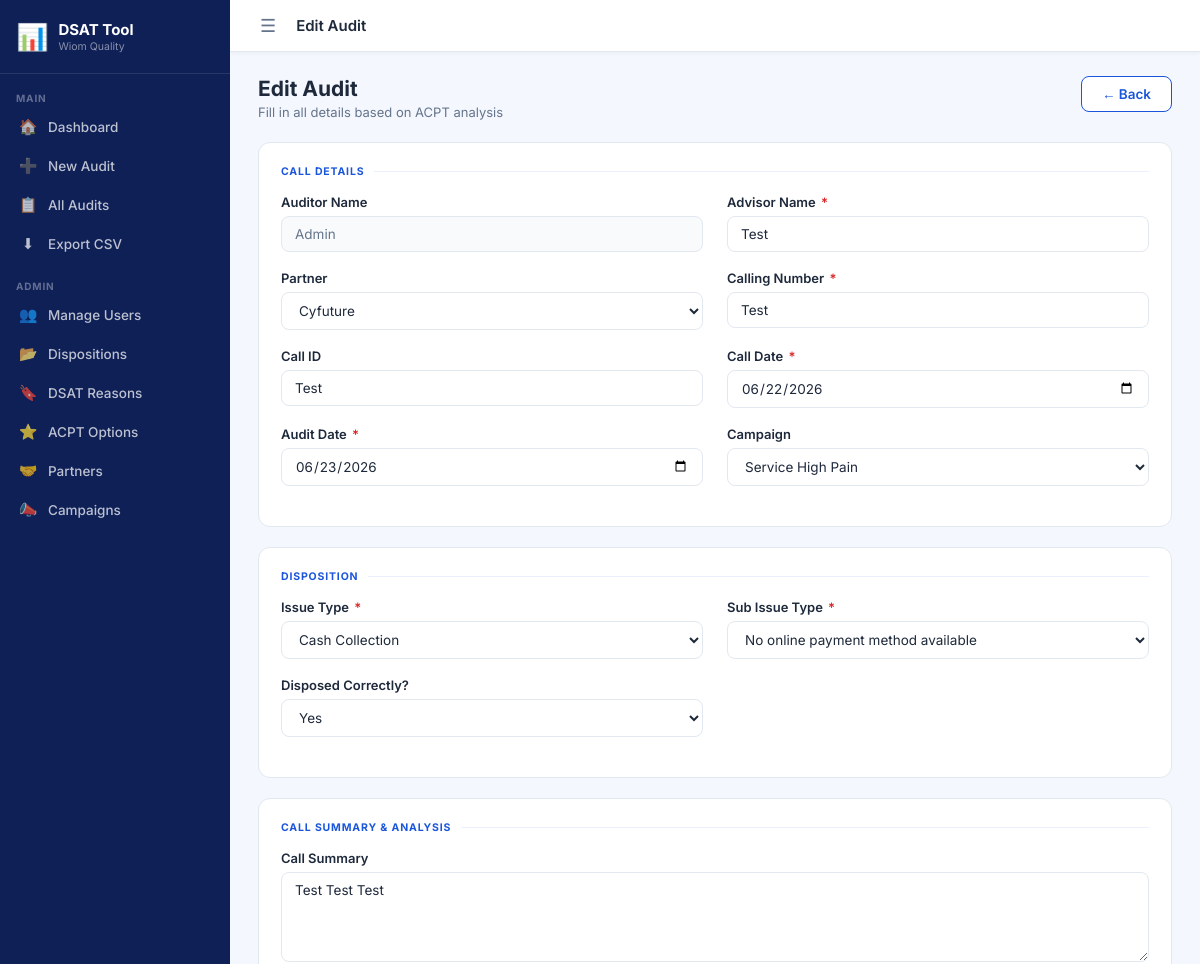
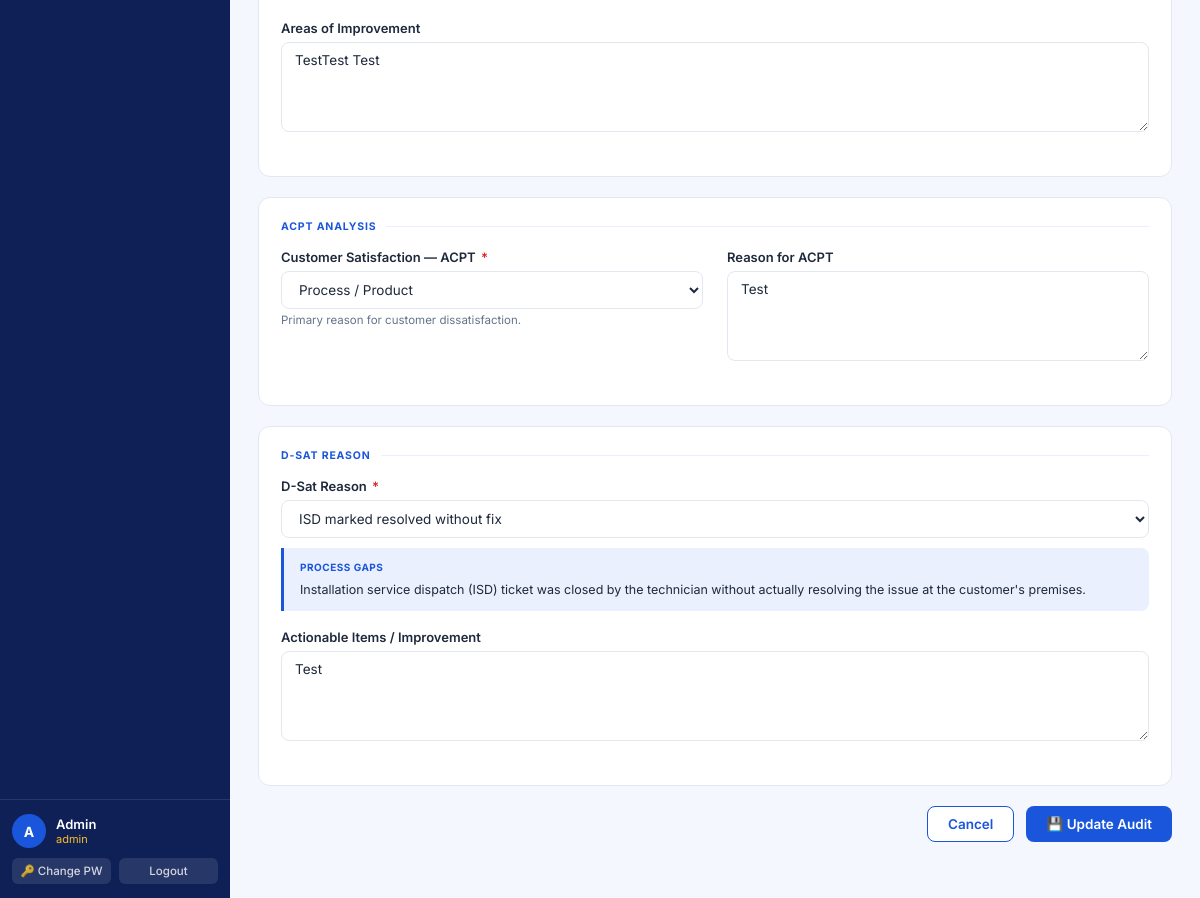
/audit/1/edit (signed in), run on the app's committed database (2 pictures, top to bottom).
### tables this page shows
CREATE TABLE audits (
            id INTEGER PRIMARY KEY AUTOINCREMENT,
            advisor_name TEXT,
            partner TEXT,
            calling_number TEXT,
            auditor_id INTEGER,
            call_date TEXT,
            audit_date TEXT,
            call_id TEXT,
            campaign TEXT,
            issue_type TEXT,
            sub_issue_type TEXT,
            disposed_correctly TEXT,
            call_summary TEXT,
            areas_of_improvement TEXT,
            acpt TEXT,
            reason_for_acpt TEXT,
            dsat_reason TEXT,
            actionable_items TEXT,
            created_at TEXT DEFAULT CURRENT_TIMESTAMP,
            FOREIGN KEY(auditor_id) REFERENCES users(id)
        );

CREATE TABLE partner_options (
            id INTEGER PRIMARY KEY AUTOINCREMENT,
            label TEXT NOT NULL UNIQUE
        );

CREATE TABLE campaign_options (
            id INTEGER PRIMARY KEY AUTOINCREMENT,
            label TEXT NOT NULL UNIQUE
        );

CREATE TABLE acpt_options (
            id INTEGER PRIMARY KEY AUTOINCREMENT,
            label TEXT NOT NULL UNIQUE
        );

CREATE TABLE dsat_reasons (
            id INTEGER PRIMARY KEY AUTOINCREMENT,
            category TEXT NOT NULL,
            reason TEXT NOT NULL,
            description TEXT
        );

### app.py (the view, shortened to what this page needs)
@app.route('/audit/<int:audit_id>/edit', methods=['GET', 'POST'])
@login_required
def edit_audit(audit_id):
    conn = get_db()
    audit = conn.execute("SELECT * FROM audits WHERE id=?", (audit_id,)).fetchone()
    if not audit:
        conn.close()
        flash('Audit not found.', 'error')
        return redirect(url_for('all_audits'))
    if session['role'] != 'admin' and audit['auditor_id'] != session['user_id']:
        conn.close()
        flash('Access denied.', 'error')
        return redirect(url_for('all_audits'))
    issue_types = conn.execute("SELECT DISTINCT issue_type FROM dispositions ORDER BY issue_type").fetchall()
    dsat_reasons = conn.execute("SELECT * FROM dsat_reasons ORDER BY category, reason").fetchall()
    acpt_options = conn.execute("SELECT * FROM acpt_options ORDER BY label").fetchall()
    partner_options = conn.execute("SELECT * FROM partner_options ORDER BY label").fetchall()
    campaign_options = conn.execute("SELECT * FROM campaign_options ORDER BY label").fetchall()
    conn.close()
    return render_template('audit_form.html',
        issue_types=issue_types, dsat_reasons=dsat_reasons,
        acpt_options=acpt_options, partner_options=partner_options,
        campaign_options=campaign_options, audit=audit,
        today=date.today().isoformat())

### app.py (called while the page is built)
def get_db():
    conn = sqlite3.connect(DB)
    conn.row_factory = sqlite3.Row
    return conn

def login_required(f):
    @wraps(f)
    def decorated(*args, **kwargs):
        if 'user_id' not in session:
            return redirect(url_for('login'))
        return f(*args, **kwargs)
    return decorated

### templates/audit_form.html (shortened to what this page needs)
{% extends "base.html" %}
{% block page_heading %}{{ 'Edit Audit' if audit else 'New DSAT Audit' }}{% endblock %}
{% block content %}
<div class="page-header">
  <div>
    <div class="page-title">{{ 'Edit Audit' if audit else 'New DSAT Audit' }}</div>
    <div class="page-subtitle">Fill in all details based on ACPT analysis</div>
  </div>
  <a href="{{ url_for('all_audits') }}" class="btn btn-outline">← Back</a>
</div>
<form method="POST">
  <div class="card">
    <div class="section-label">Call Details</div>
    <div class="form-grid">
      <div class="form-group">
        <label>Auditor Name</label>
        <input type="text" class="form-control" value="{{ session.user_name }}" readonly>
      </div>
      <div class="form-group">
        <label>Advisor Name <span class="required">*</span></label>
        <input type="text" name="advisor_name" class="form-control" required
          value="{{ audit.advisor_name if audit else '' }}" placeholder="Full name of advisor">
      </div>
      <div class="form-group">
        <label>Partner</label>
        <select name="partner" class="form-control">
          {% for p in partner_options %}
          <option value="{{ p.label }}" {% if audit and audit.partner == p.label %}selected{% endif %}>{{ p.label }}</option>
          {% endfor %}
        </select>
      </div>
      <div class="form-group">
        <label>Calling Number <span class="required">*</span></label>
        <input type="text" name="calling_number" class="form-control" required
          value="{{ audit.calling_number if audit else '' }}" placeholder="Customer mobile number">
      </div>
      <div class="form-group">
        <label>Call ID</label>
        <input type="text" name="call_id" class="form-control"
          value="{{ audit.call_id if audit else '' }}" placeholder="Call recording ID">
      </div>
      <div class="form-group">
        <label>Call Date <span class="required">*</span></label>
        <input type="date" name="call_date" class="form-control" required
          value="{{ audit.call_date if audit else '' }}">
      </div>
      <div class="form-group">
        <label>Audit Date <span class="required">*</span></label>
        <input type="date" name="audit_date" class="form-control" required
          value="{{ audit.audit_date if audit else today }}">
      </div>
      <div class="form-group">
        <label>Campaign</label>
        <select name="campaign" class="form-control">
          {% for c in campaign_options %}
          <option value="{{ c.label }}" {% if audit and audit.campaign == c.label %}selected{% endif %}>{{ c.label }}</option>
          {% endfor %}
        </select>
      </div>
    </div>
  </div>
  <div class="card">
    <div class="section-label">Disposition</div>
    <div class="form-grid">
      <div class="form-group">
        <label>Issue Type <span class="required">*</span></label>
        <select name="issue_type" id="issue_type" class="form-control" required onchange="loadSubIssues()">
          {% for row in issue_types %}
          <option value="{{ row.issue_type }}" {% if audit and audit.issue_type == row.issue_type %}selected{% endif %}>
            {{ row.issue_type }}
          </option>
          {% endfor %}
        </select>
      </div>
      <div class="form-group">
        <label>Sub Issue Type <span class="required">*</span></label>
        <select name="sub_issue_type" id="sub_issue_type" class="form-control" required>
          {% if audit and audit.sub_issue_type %}
          <option value="{{ audit.sub_issue_type }}" selected>{{ audit.sub_issue_type }}</option>
          {% endif %}
        </select>
      </div>
      <div class="form-group">
        <label>Disposed Correctly?</label>
        <select name="disposed_correctly" class="form-control">
          <option value="Yes" {% if audit and audit.disposed_correctly == 'Yes' %}selected{% endif %}>Yes</option>
        </select>
      </div>
    </div>
  </div>
  <div class="card">
    <div class="section-label">Call Summary & Analysis</div>
    <div class="form-group">
      <label>Call Summary</label>
      <textarea name="call_summary" class="form-control" rows="4"
        placeholder="Summarise what happened during the call...">{{ audit.call_summary if audit else '' }}</textarea>
    </div>
    <div class="form-group">
      <label>Areas of Improvement</label>
      <textarea name="areas_of_improvement" class="form-control" rows="3"
        placeholder="What could the agent have done better?">{{ audit.areas_of_improvement if audit else '' }}</textarea>
    </div>
  </div>
  <div class="card">
    <div class="section-label">ACPT Analysis</div>
    <div class="form-grid">
      <div class="form-group">
        <label>Customer Satisfaction — ACPT <span class="required">*</span></label>
        <select name="acpt" class="form-control" required>
          {% for opt in acpt_options %}
          <option value="{{ opt.label }}" {% if audit and audit.acpt == opt.label %}selected{% endif %}>
            {{ opt.label }}
          </option>
          {% endfor %}
        </select>
        <div class="form-hint">Primary reason for customer dissatisfaction.</div>
      </div>
      <div class="form-group">
        <label>Reason for ACPT</label>
        <textarea name="reason_for_acpt" class="form-control" rows="3"
          placeholder="Explain why the customer was dissatisfied under this ACPT category...">{{ audit.reason_for_acpt if audit else '' }}</textarea>
      </div>
    </div>
  </div>
  <div class="card">
    <div class="section-label">D-Sat Reason</div>
    <div class="form-group">
      <label>D-Sat Reason <span class="required">*</span></label>
      <select name="dsat_reason" id="dsat_reason" class="form-control" required onchange="showDsatInfo()">
        {% set ns = namespace(cur='') %}
        {% for r in dsat_reasons %}
          {% if r.category != ns.cur %}
            {% if ns.cur != '' %}</optgroup>{% endif %}
            <optgroup label="{{ r.category }}">
            {% set ns.cur = r.category %}
          {% endif %}
          <option value="{{ r.reason }}"
            data-desc="{{ r.description|e }}"
            data-cat="{{ r.category|e }}"
            {% if audit and audit.dsat_reason == r.reason %}selected{% endif %}>
            {{ r.reason }}
          </option>
        {% endfor %}
        </optgroup>
      </select>
      <div class="dsat-info {% if audit and audit.dsat_reason %}show{% endif %}" id="dsatInfo">
        <div class="dsat-info-cat" id="dsatCat"></div>
        <div id="dsatDesc"></div>
      </div>
    </div>
    <div class="form-group" style="margin-top:4px;">
      <label>Actionable Items / Improvement</label>
      <textarea name="actionable_items" class="form-control" rows="3"
        placeholder="Specific coaching points or action items...">{{ audit.actionable_items if audit else '' }}</textarea>
    </div>
  </div>
  <div style="display:flex;gap:12px;justify-content:flex-end;margin-top:4px;margin-bottom:32px;">
    <a href="{{ url_for('all_audits') }}" class="btn btn-outline">Cancel</a>
    <button type="submit" class="btn btn-primary">
      {{ '💾 Update Audit' if audit else '✅ Submit Audit' }}
    </button>
  </div>
</form>
{% endblock %}

### static/style.css (style rules this page uses)
* { box-sizing: border-box; margin: 0; padding: 0; }
:root { --blue: #1a56db; --blue-dark: #1040b0; --blue-light: #ebf0ff; --blue-mid: #3b82f6; --sidebar-w: 230px; --sidebar-bg: #0f2057; --sidebar-hover: #1a3a80; --sidebar-active: #1a56db; --text: #1e293b; --text-muted: #64748b; --border: #e2e8f0; --bg: #f4f7fe; }
body { font-family: 'Inter', sans-serif; background: var(--bg); color: var(--text); min-height: 100vh; }
.form-group { margin-bottom: 18px; }
.form-group label { display: block; font-size: 13px; font-weight: 600; color: var(--text); margin-bottom: 6px; }
.required { color: #dc2626; margin-left: 2px; }
.form-control { width: 100%; padding: 9px 13px; border: 1.5px solid var(--border); border-radius: 8px; font-size: 13.5px; font-family: 'Inter', sans-serif; color: var(--text); background: #fff; transition: border-color 0.15s, box-shadow 0.15s; }
textarea.form-control { resize: vertical; min-height: 90px; }
select.form-control { cursor: pointer; }
.form-hint { font-size: 11.5px; color: var(--text-muted); margin-top: 4px; }
.form-control[readonly] { background: #f8fafc; color: var(--text-muted); }
.btn { display: inline-flex; align-items: center; gap: 6px; padding: 9px 20px; border-radius: 8px; font-size: 13.5px; font-weight: 600; font-family: 'Inter', sans-serif; cursor: pointer; border: none; text-decoration: none; transition: all 0.15s; }
.btn-primary { background: var(--blue); color: #fff; }
.btn-outline { background: #fff; color: var(--blue); border: 1.5px solid var(--blue); }
.card { background: #fff; border-radius: 12px; border: 1px solid var(--border); padding: 22px; margin-bottom: 20px; }
.page-header { display: flex; justify-content: space-between; align-items: flex-start; margin-bottom: 22px; }
.page-title { font-size: 21px; font-weight: 700; color: var(--text); }
.page-subtitle { font-size: 13px; color: var(--text-muted); margin-top: 3px; }
.form-grid { display: grid; grid-template-columns: 1fr 1fr; gap: 0 24px; }
.section-label { font-size: 10.5px; font-weight: 700; text-transform: uppercase; letter-spacing: 0.08em; color: var(--blue); margin: 0 0 16px; display: flex; align-items: center; gap: 10px; }
.section-label::after { content: ''; flex: 1; height: 1px; background: var(--blue-light); }
.dsat-info { margin-top: 10px; padding: 12px 16px; background: var(--blue-light); border-left: 3px solid var(--blue); border-radius: 0 8px 8px 0; font-size: 12.5px; color: var(--text); display: none; line-height: 1.55; }
.dsat-info.show { display: block; }
.dsat-info-cat { font-size: 10px; font-weight: 700; text-transform: uppercase; color: var(--blue); letter-spacing: 0.05em; margin-bottom: 4px; }

### data on the page
audits: advisor_name "Test", partner "Cyfuture", calling_number "Test", call_id "Test", call_date "06/22/2026", audit_date "06/23/2026", campaign "Service High Pain", issue_type "Cash Collection", sub_issue_type "No online payment method available", disposed_correctly "Yes", call_summary "Test Test Test", areas_of_improvement "TestTest Test", acpt "Process / Product", reason_for_acpt "Test", dsat_reason "ISD marked resolved without fix", actionable_items "Test"

### other printed values
{{ session.user_name[0] }} "A"
{{ session.user_name }} "Admin"
{{ session.role }} "admin"
{{ 'Edit Audit' if audit else 'New DSAT Audit' }} "Edit Audit"
{{ '💾 Update Audit' if audit else '✅ Submit Audit' }} "💾 Update Audit"
